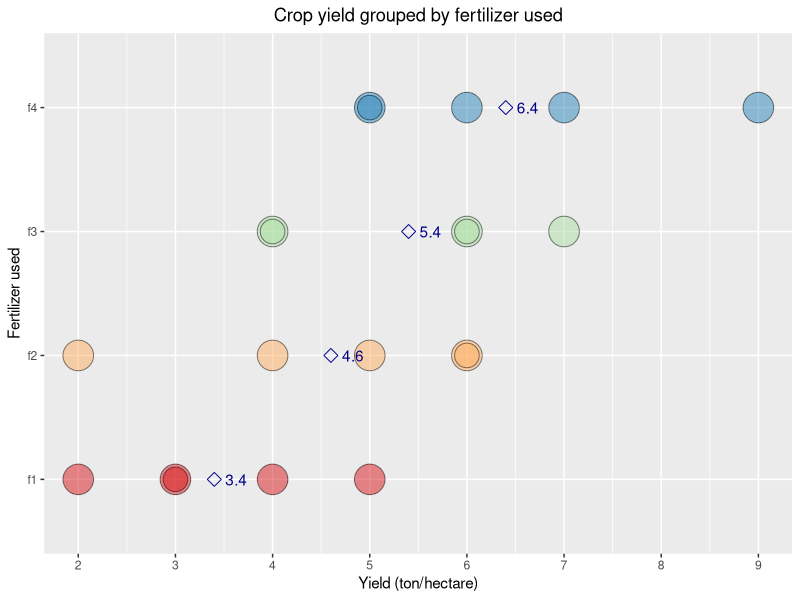

The R source for this figure:
library(ggplot2)
library(tidyr)
library(dplyr)
library(RColorBrewer)
library(multcomp)
#Data setup
df_long <- read.csv('./yield_data.csv',header = FALSE)
colnames(df_long) <- c("Fertilizer","Yield","plot_size")

# -------------------- Attempt to remove dependecy on csv file ----------------------------------------------------------------
# Cant get the resulting data frame to work - don't know why???
# Fertilizer <- c("f1","f1","f1","f1","f1","f2","f2","f2","f2","f2","f3","f3","f3","f3","f3","f4","f4","f4","f4","f4")
# Yield <- c(3,2,4,3,5,5,4,2,6,6,7,6,4,6,4,7,5,5,6,9)
# plot_size <- c(1.1,1.1,1.1,2.2,1.1,1.1,1.1,1.1,1.1,2.2,1.1,1.1,1.1,2.2,2.2,1.1,1.1,2.2,1.1,1.1)
# df_long <- data.frame(cbind(Fertilizer,Yield,plot_size))

# csv hosted online, access via:
#df_long <- read.csv('https://gist.githubusercontent.com/CptnCrumble/d4642a73f553e96da659bf4edf8243da/raw/8bea16ca3e2a22e87c5e7cab185adcb5dcd38ac9/math501data.csv',header = FALSE)
#------------------------------------------------------------------------------------------------------------------------------
df_long$pch <- factor(df_long$plot_size)

# Part A - Draw me a pretty graph
# Box-plot
ggplot(data=df_long, aes(x=Fertilizer, y=Yield))+
  geom_point(data=df_long,pch=21,alpha=0.5,aes(bg=Fertilizer, size=plot_size))+
  scale_size_continuous(range = c(10,8))+
  ggtitle("Crop yield grouped by fertilizer used")+
  xlab("Fertilizer used")+
  ylab("Yield (ton/hectare)")+
  scale_fill_brewer(palette="Spectral")+
  stat_summary(fun.y = mean,
               colour="darkblue",
               geom = "point",
               shape = 5,
               size = 3,
               show.legend = TRUE) +
  stat_summary(fun.y = mean,
               colour = "darkblue",
               geom = "text",
               show.legend = FALSE,
               hjust = -0.5,
               aes(label = round(..y.., digits = 3)))+
  theme(legend.position = "none",
        plot.title =element_text(hjust = 0.5))+
  scale_y_continuous(breaks=seq(0, 9, 1))+
  coord_flip()
# + in horizontal lines to illustrate spread of fertilizer groups
# + change background colour - something lighter/blank
# + better font types
# + sub heading

# Part B - Explain what alpha is:
# alphj is the difference between the mean yield of the fields exposed to fertilizer 1 and the mean yield of the fields exposed to fertilizer j.
# This allows us to reframe our hypothesis such that if no their is np difference between the fertilizers then
# a2=a3=a4=a5=0

# Part C - Fit the model in Frequentist framework, Report means & alphas, Perform Freq. Hypothsis test, report conclusion with justification
## Fit the model
yield_lm <- lm(Yield ~ Fertilizer,data = df_long)
## Report Means and Alphas
alphas <- yield_lm$coefficients
names(alphas) <- c("mu_hat","alpha2","alpha3","alpha4")
alphas
## Frequentist Hypothesis test
### ANOVA test for rejecting null hypothesis of all means being equivalent
anova(yield_lm)
### "If we take a SIZE of 0.05 to be our threshold then our P value of 0.03388 means we can reject our null hypothesis that the mean yields of each of the groups is equivalent.


#Part D - Tukey
yield_aov <- aov(Yield ~ Fertilizer,data = df_long)
tukey_results <- TukeyHSD(yield_aov)
tukey_analysis <- tukey_results$Fertilizer[,"p adj"]
### "The results of our Tukey can analysis can be seen in "
tukey_analysis
### "Here we see the p-values when directly comparing each of the fertilizer groups in turn. If we continue to use a acceptabel threshold of 0.05 we can see that the only groups we can determine to be ssignificantly different are groups f1 and f4:"
tukey_analysis[which(tukey_analysis < 0.05)]
#"This allows us to reject the null hypothesis that there is no difference between groups f4 and f1 where our probability of not ENCOUNTERING a Type 1 error of 95%"

# Part E - some question about Units???
# Mean Parameterised Linear Model
yield_lm_mp <- lm(Yield ~ Fertilizer -1, data = df_long)
# Generalised Linear Hypothesis test for mu4 0.5 greater than other means
ght <- glht(yield_lm_mp,linfct="Fertilizerf4 - ((Fertilizerf1 + Fertilizerf2 + Fertilizerf3)/3) <= 0.5")
summary(ght)
print(ght)
